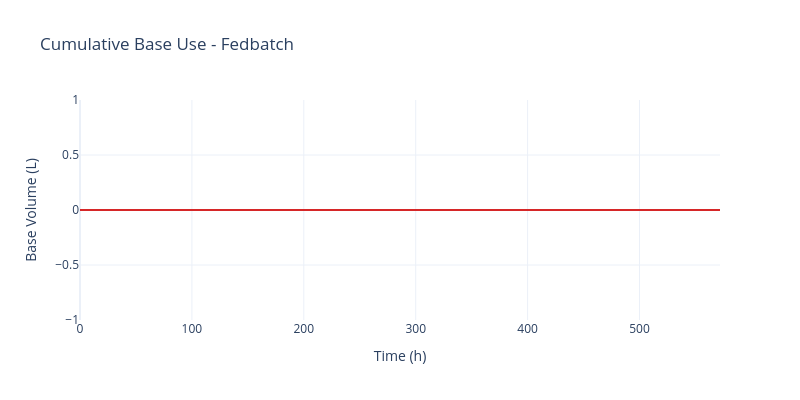

The notebook cell this image was saved under:
### Markdown cell above
### 3.2. Plot cumulative base use from simulation

### Code cell
# Test with SimulationData
fig_base = plot_simulation_cumulative_base_use(results, max_batches=5)
fig_base.show()

### Figure 1 — Plotly figure (JSON) as saved in the notebook; plotly's stock layout.template omitted (floating-point values rounded to 4 significant figures; data arrays with more than 128 entries replaced by an {"elided": "..."} marker saying what was removed)
{"data": [{"fill": "tozeroy", "hovertemplate": "Time: %{x:.1f} h<br>Base Use: %{y:.2f} L<extra></extra>", "line": {"color": "#d62728", "width": 2}, "mode": "lines", "name": "Cumulative Base Use", "type": "scatter", "x": {"elided": "708 float values"}, "y": {"elided": "708 int values"}}], "layout": {"font": {"size": 12}, "height": 400, "showlegend": false, "title": {"text": "Cumulative Base Use - Fedbatch"}, "width": 800, "xaxis": {"title": {"text": "Time (h)"}}, "yaxis": {"title": {"text": "Base Volume (L)"}}}}
